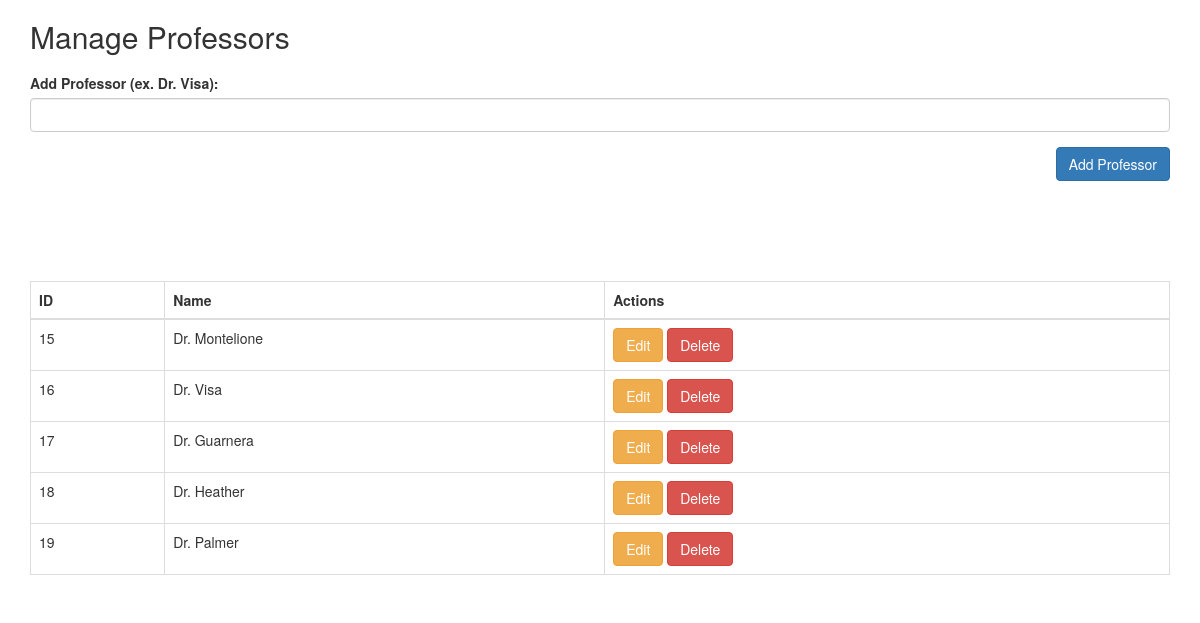
The page /add_professor.php on the database its author committed.
### tables this page shows
CREATE TABLE `professor_list` (
  `id` int(11) NOT NULL,
  `name` varchar(255) NOT NULL
);

### add_professor.php (the view, shortened to what this page needs)
<?php
$mysqli = new mysqli('localhost', 'root', '', 'bookingcalendar');
function fetchAllProfessors($mysqli) {
    $query = "SELECT * FROM professor_list";
    $result = $mysqli->query($query);
    $professors = [];
    if ($result) {
        while ($row = $result->fetch_assoc()) {
            $professors[] = $row;
        }
    }
    return $professors;
}
$professors = fetchAllProfessors($mysqli);
?>
<!DOCTYPE html>
<html>
<head>
    <link rel="stylesheet" href="https://maxcdn.bootstrapcdn.com/bootstrap/3.4.0/css/bootstrap.min.css">
</head>
<body>
    <div class="container">
        <h2>Manage Professors</h2>
        <div class="form-section">
            <form action="add_professor.php" method="post">
                <div class="form-group">
                    <label for="newProfessorName">Add Professor (ex. Dr. Visa):</label>
                    <input type="text" name="newProfessorName" id="newProfessorName" class="form-control" required>
                </div>
                <button type="submit" class="btn btn-primary">Add Professor</button>
            </form>
        </div>
        <table class="table table-bordered">
            <thead>
                <tr>
                    <th>ID</th>
                    <th>Name</th>
                    <th>Actions</th>
                </tr>
            </thead>
            <tbody>
                <?php foreach ($professors as $professor): ?>
                    <tr>
                        <td><?php echo $professor['id']; ?></td>
                        <td><?php echo htmlspecialchars($professor['name']); ?></td>
                        <td>
                            <a href="edit_professor.php?id=<?php echo $professor['id']; ?>" class="btn btn-warning">Edit</a>
                            <a href="delete_professor.php?id=<?php echo $professor['id']; ?>" class="btn btn-danger">Delete</a>
                        </td>
                    </tr>
                <?php endforeach; ?>
            </tbody>
        </table>
    </div>
</body>
</html>

### add_professor.php (style rules this page uses)
.form-section { margin-top: 20px; }
.form-section button { margin-bottom: 100px; float: right; }

### rows shown on the page
professor_list: id "15", name "Dr. Montelione"
professor_list: id "16", name "Dr. Visa"
professor_list: id "17", name "Dr. Guarnera"
professor_list: id "18", name "Dr. Heather"
professor_list: id "19", name "Dr. Palmer"
